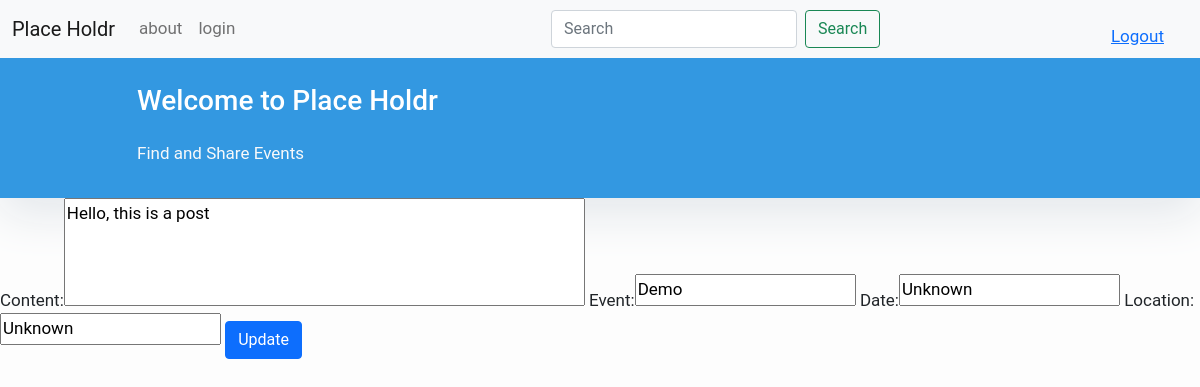
The page /post/1/edit (signed in) on the database its author committed.
### blog/models.py (models this page shows)
class Post(models.Model):
    content = models.TextField(blank = False, null = False)
    date_posted = models.DateTimeField(default = timezone.now)
    user = models.ForeignKey(User, on_delete= models.CASCADE)
    likes_count = models.DecimalField(decimal_places=0, max_digits=1000, default= 0)
    likes = models.ManyToManyField(User, related_name="blog_likes")
    comments = models.ManyToManyField(Comment, related_name = 'comments')
    comments_count = models.DecimalField(decimal_places= 0, max_digits=1000, default= 0)
    event = models.TextField(blank = False, null = False, default= "Demo")
    date = models.TextField(blank= False, null = False, default= "Unknown")
    place = models.TextField(blank= False, null = False, default= "Unknown")

### blog/views.py (the view)
# urls.py: path('post/<int:id>/edit', views.editPost, name='post-edit'),
@login_required(login_url='register')
def editPost(request,id):
    post = Post.objects.get(id=id)
    if request.method == 'POST':
        post.content = request.POST['content']
        post.save() # update post
        messages.success(request, f'Successfully updated post')
        return redirect('blog-home')
    form = NewPostForm(instance=post) # empty form with post info
    return render(request, 'blog/update.html', {'form':form,'id':id})

### blog/forms.py
class NewPostForm(forms.ModelForm):
    content = forms.CharField(widget=forms.Textarea(attrs={'rows':4, 'cols':50,'style':'resize:none;','placeholder':'Type new post here' }), label='Content')
    event = forms.CharField(widget=forms.Textarea(attrs={'rows':1, 'cols':20,'style':'resize:none;','placeholder':'Type the event here' }), label='Event')
    date = forms.CharField(widget=forms.Textarea(attrs={'rows':1, 'cols':20,'style':'resize:none;','placeholder':'Type the date of the event here' }), label='Date')
    place = forms.CharField(widget=forms.Textarea(attrs={'rows':1, 'cols':20,'style':'resize:none;','placeholder':'Type the setting of the event here' }), label='Location')
    class Meta:
        model = Post
        fields = ['content', 'event', 'date', 'place']

### blog/templates/blog/update.html (shortened to what this page needs)
{% extends "blog/base.html" %}
{%block content%}
    <form method = "POST" action = "{%url 'post-edit' id%}">
        {{form}}
        <button type= "submit" class = "btn btn-primary ">Update</button>
    </form>
{% endblock content%}

### blog/templates/blog/base.html (style rules this page uses)
body { font-family: "Roboto", sans-serif; font-size: 17px; background-color: #fdfdfd; }

### rows shown on the page
Post: content "Hello, this is a post", event "Demo", date "Unknown", place "Unknown"
